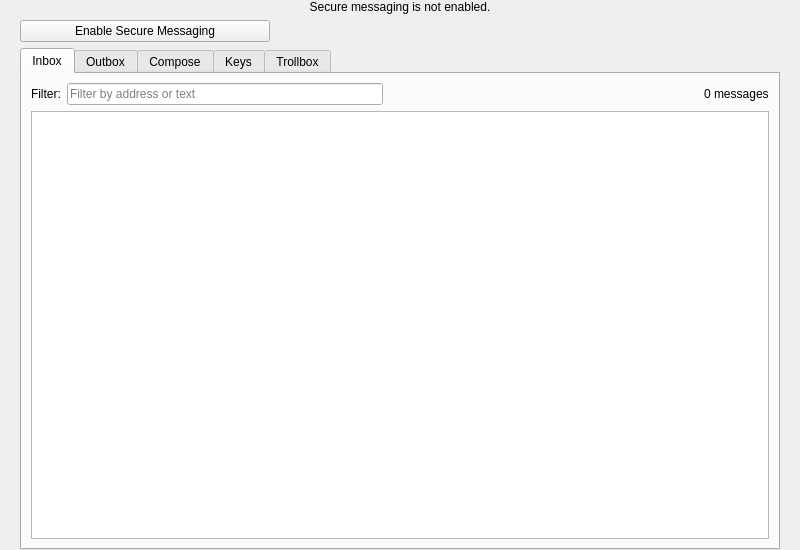
<?xml version="1.0" encoding="UTF-8"?>
<ui version="4.0">
 <class>MessagingPage</class>
 <widget class="QWidget" name="MessagingPage">
  <property name="geometry">
   <rect>
    <x>0</x>
    <y>0</y>
    <width>800</width>
    <height>550</height>
   </rect>
  </property>
  <property name="windowTitle">
   <string>Messages</string>
  </property>
  <layout class="QVBoxLayout" name="topLayout">
   <property name="leftMargin">
    <number>20</number>
   </property>
   <property name="topMargin">
    <number>0</number>
   </property>
   <property name="rightMargin">
    <number>20</number>
   </property>
   <property name="bottomMargin">
    <number>0</number>
   </property>
   <item>
    <widget class="QLabel" name="disabledLabel">
     <property name="text">
      <string>Secure messaging is not enabled.</string>
     </property>
     <property name="alignment">
      <set>Qt::AlignCenter</set>
     </property>
     <property name="visible">
      <bool>false</bool>
     </property>
    </widget>
   </item>
   <item>
    <widget class="QPushButton" name="enableSmsgButton">
     <property name="text">
      <string>Enable Secure Messaging</string>
     </property>
     <property name="visible">
      <bool>false</bool>
     </property>
     <property name="maximumSize">
      <size>
       <width>250</width>
       <height>16777215</height>
      </size>
     </property>
    </widget>
   </item>
   <item>
    <widget class="QTabWidget" name="tabWidget">
     <property name="currentIndex">
      <number>0</number>
     </property>
     <!-- Tab 0: Inbox -->
     <widget class="QWidget" name="tabInbox">
      <attribute name="title">
       <string>Inbox</string>
      </attribute>
      <layout class="QVBoxLayout" name="inboxLayout">
       <item>
        <layout class="QHBoxLayout" name="inboxFilterLayout">
         <item>
          <widget class="QLabel" name="inboxFilterLabel">
           <property name="text">
            <string>Filter:</string>
           </property>
          </widget>
         </item>
         <item>
          <widget class="QLineEdit" name="inboxFilterLineEdit">
           <property name="placeholderText">
            <string>Filter by address or text</string>
           </property>
          </widget>
         </item>
         <item>
          <spacer name="inboxSpacer">
           <property name="orientation">
            <enum>Qt::Horizontal</enum>
           </property>
           <property name="sizeHint" stdset="0">
            <size>
             <width>10</width>
             <height>20</height>
            </size>
           </property>
          </spacer>
         </item>
         <item>
          <widget class="QLabel" name="inboxCountLabel">
           <property name="text">
            <string notr="true">0 messages</string>
           </property>
          </widget>
         </item>
        </layout>
       </item>
       <item>
        <widget class="QTableWidget" name="inboxTable">
         <property name="selectionBehavior">
          <enum>QAbstractItemView::SelectRows</enum>
         </property>
         <property name="selectionMode">
          <enum>QAbstractItemView::SingleSelection</enum>
         </property>
         <property name="editTriggers">
          <set>QAbstractItemView::NoEditTriggers</set>
         </property>
         <property name="alternatingRowColors">
          <bool>true</bool>
         </property>
         <property name="sortingEnabled">
          <bool>true</bool>
         </property>
        </widget>
       </item>
      </layout>
     </widget>
     <!-- Tab 1: Outbox -->
     <widget class="QWidget" name="tabOutbox">
      <attribute name="title">
       <string>Outbox</string>
      </attribute>
      <layout class="QVBoxLayout" name="outboxLayout">
       <item>
        <layout class="QHBoxLayout" name="outboxFilterLayout">
         <item>
          <widget class="QLabel" name="outboxFilterLabel">
           <property name="text">
            <string>Filter:</string>
           </property>
          </widget>
         </item>
         <item>
          <widget class="QLineEdit" name="outboxFilterLineEdit">
           <property name="placeholderText">
            <string>Filter by address or text</string>
           </property>
          </widget>
         </item>
         <item>
          <spacer name="outboxSpacer">
           <property name="orientation">
            <enum>Qt::Horizontal</enum>
           </property>
           <property name="sizeHint" stdset="0">
            <size>
             <width>10</width>
             <height>20</height>
            </size>
           </property>
          </spacer>
         </item>
         <item>
          <widget class="QLabel" name="outboxCountLabel">
           <property name="text">
            <string notr="true">0 messages</string>
           </property>
          </widget>
         </item>
        </layout>
       </item>
       <item>
        <widget class="QTableWidget" name="outboxTable">
         <property name="selectionBehavior">
          <enum>QAbstractItemView::SelectRows</enum>
         </property>
         <property name="selectionMode">
          <enum>QAbstractItemView::SingleSelection</enum>
         </property>
         <property name="editTriggers">
          <set>QAbstractItemView::NoEditTriggers</set>
         </property>
         <property name="alternatingRowColors">
          <bool>true</bool>
         </property>
         <property name="sortingEnabled">
          <bool>true</bool>
         </property>
        </widget>
       </item>
      </layout>
     </widget>
     <!-- Tab 2: Compose -->
     <widget class="QWidget" name="tabCompose">
      <attribute name="title">
       <string>Compose</string>
      </attribute>
      <layout class="QVBoxLayout" name="composeLayout">
       <item>
        <layout class="QFormLayout" name="composeFormLayout">
         <item row="0" column="0">
          <widget class="QLabel" name="fromLabel">
           <property name="text">
            <string>From:</string>
           </property>
          </widget>
         </item>
         <item row="0" column="1">
          <widget class="QComboBox" name="fromAddressCombo">
           <property name="sizePolicy">
            <sizepolicy hsizetype="Expanding" vsizetype="Fixed">
             <horstretch>0</horstretch>
             <verstretch>0</verstretch>
            </sizepolicy>
           </property>
          </widget>
         </item>
         <item row="1" column="0">
          <widget class="QLabel" name="toLabel">
           <property name="text">
            <string>To:</string>
           </property>
          </widget>
         </item>
         <item row="1" column="1">
          <widget class="QLineEdit" name="toAddressEdit">
           <property name="placeholderText">
            <string>Enter recipient address</string>
           </property>
          </widget>
         </item>
         <item row="2" column="0">
          <widget class="QLabel" name="paidLabel">
           <property name="text">
            <string>Options:</string>
           </property>
          </widget>
         </item>
         <item row="2" column="1">
          <layout class="QHBoxLayout" name="paidLayout">
           <item>
            <widget class="QCheckBox" name="paidCheckBox">
             <property name="text">
              <string>Paid message</string>
             </property>
            </widget>
           </item>
           <item>
            <widget class="QLabel" name="retentionLabel">
             <property name="text">
              <string>Retention (days):</string>
             </property>
            </widget>
           </item>
           <item>
            <widget class="QSpinBox" name="retentionSpinBox">
             <property name="minimum">
              <number>1</number>
             </property>
             <property name="maximum">
              <number>31</number>
             </property>
             <property name="value">
              <number>1</number>
             </property>
             <property name="enabled">
              <bool>false</bool>
             </property>
            </widget>
           </item>
           <item>
            <widget class="QLabel" name="feeEstimateLabel">
             <property name="text">
              <string notr="true"></string>
             </property>
            </widget>
           </item>
           <item>
            <spacer name="paidSpacer">
             <property name="orientation">
              <enum>Qt::Horizontal</enum>
             </property>
            </spacer>
           </item>
          </layout>
         </item>
        </layout>
       </item>
       <item>
        <widget class="QPlainTextEdit" name="messageEdit">
         <property name="placeholderText">
          <string>Enter your message</string>
         </property>
        </widget>
       </item>
       <item>
        <layout class="QHBoxLayout" name="composeSendLayout">
         <item>
          <widget class="QLabel" name="charCountLabel">
           <property name="text">
            <string notr="true">0 / 24000</string>
           </property>
          </widget>
         </item>
         <item>
          <spacer name="composeSpacer">
           <property name="orientation">
            <enum>Qt::Horizontal</enum>
           </property>
          </spacer>
         </item>
         <item>
          <widget class="QLabel" name="sendStatusLabel">
           <property name="text">
            <string notr="true"></string>
           </property>
          </widget>
         </item>
         <item>
          <widget class="QPushButton" name="sendButton">
           <property name="text">
            <string>Send</string>
           </property>
          </widget>
         </item>
        </layout>
       </item>
      </layout>
     </widget>
     <!-- Tab 3: Keys -->
     <widget class="QWidget" name="tabKeys">
      <attribute name="title">
       <string>Keys</string>
      </attribute>
      <layout class="QVBoxLayout" name="keysLayout">
       <item>
        <layout class="QHBoxLayout" name="keysFilterLayout">
         <item>
          <widget class="QLabel" name="keysFilterLabel">
           <property name="text">
            <string>Filter:</string>
           </property>
          </widget>
         </item>
         <item>
          <widget class="QLineEdit" name="keysFilterLineEdit">
           <property name="placeholderText">
            <string>Filter by address or label</string>
           </property>
          </widget>
         </item>
        </layout>
       </item>
       <item>
        <layout class="QHBoxLayout" name="keysActionLayout">
         <item>
          <spacer name="keysSpacer">
           <property name="orientation">
            <enum>Qt::Horizontal</enum>
           </property>
           <property name="sizeHint" stdset="0">
            <size>
             <width>10</width>
             <height>20</height>
            </size>
           </property>
          </spacer>
         </item>
         <item>
          <widget class="QPushButton" name="scanChainButton">
           <property name="text">
            <string>Scan Blockchain</string>
           </property>
          </widget>
         </item>
         <item>
          <widget class="QPushButton" name="addAddressButton">
           <property name="text">
            <string>Add Contact</string>
           </property>
          </widget>
         </item>
         <item>
          <widget class="QPushButton" name="generateKeyButton">
           <property name="text">
            <string>Generate Key</string>
           </property>
          </widget>
         </item>
        </layout>
       </item>
       <item>
        <widget class="QTableWidget" name="keysTable">
         <property name="selectionBehavior">
          <enum>QAbstractItemView::SelectRows</enum>
         </property>
         <property name="selectionMode">
          <enum>QAbstractItemView::SingleSelection</enum>
         </property>
         <property name="editTriggers">
          <set>QAbstractItemView::NoEditTriggers</set>
         </property>
         <property name="alternatingRowColors">
          <bool>true</bool>
         </property>
        </widget>
       </item>
      </layout>
     </widget>
     <!-- Tab 4: Trollbox -->
     <widget class="QWidget" name="tabTrollbox">
      <attribute name="title">
       <string>Trollbox</string>
      </attribute>
      <layout class="QVBoxLayout" name="trollboxLayout">
       <item>
        <widget class="QTextBrowser" name="trollboxChat">
         <property name="readOnly">
          <bool>true</bool>
         </property>
         <property name="openExternalLinks">
          <bool>false</bool>
         </property>
        </widget>
       </item>
       <item>
        <layout class="QHBoxLayout" name="trollboxFromLayout">
         <item>
          <widget class="QLabel" name="trollboxFromLabel">
           <property name="text">
            <string>From:</string>
           </property>
          </widget>
         </item>
         <item>
          <widget class="QComboBox" name="trollboxFromCombo">
           <property name="sizePolicy">
            <sizepolicy hsizetype="Expanding" vsizetype="Fixed">
             <horstretch>0</horstretch>
             <verstretch>0</verstretch>
            </sizepolicy>
           </property>
          </widget>
         </item>
         <item>
          <widget class="QCheckBox" name="trollboxPaidCheckBox">
           <property name="text">
            <string>Paid (red highlight)</string>
           </property>
          </widget>
         </item>
        </layout>
       </item>
       <item>
        <layout class="QHBoxLayout" name="trollboxSendLayout">
         <item>
          <widget class="QLineEdit" name="trollboxInput">
           <property name="placeholderText">
            <string>Type a message (max 256 chars)</string>
           </property>
           <property name="maxLength">
            <number>256</number>
           </property>
          </widget>
         </item>
         <item>
          <widget class="QPushButton" name="trollboxSendButton">
           <property name="text">
            <string>Send</string>
           </property>
          </widget>
         </item>
         <item>
          <widget class="QLabel" name="trollboxCooldownLabel">
           <property name="text">
            <string notr="true"></string>
           </property>
          </widget>
         </item>
        </layout>
       </item>
      </layout>
     </widget>
    </widget>
   </item>
  </layout>
 </widget>
 <resources/>
 <connections/>
</ui>
